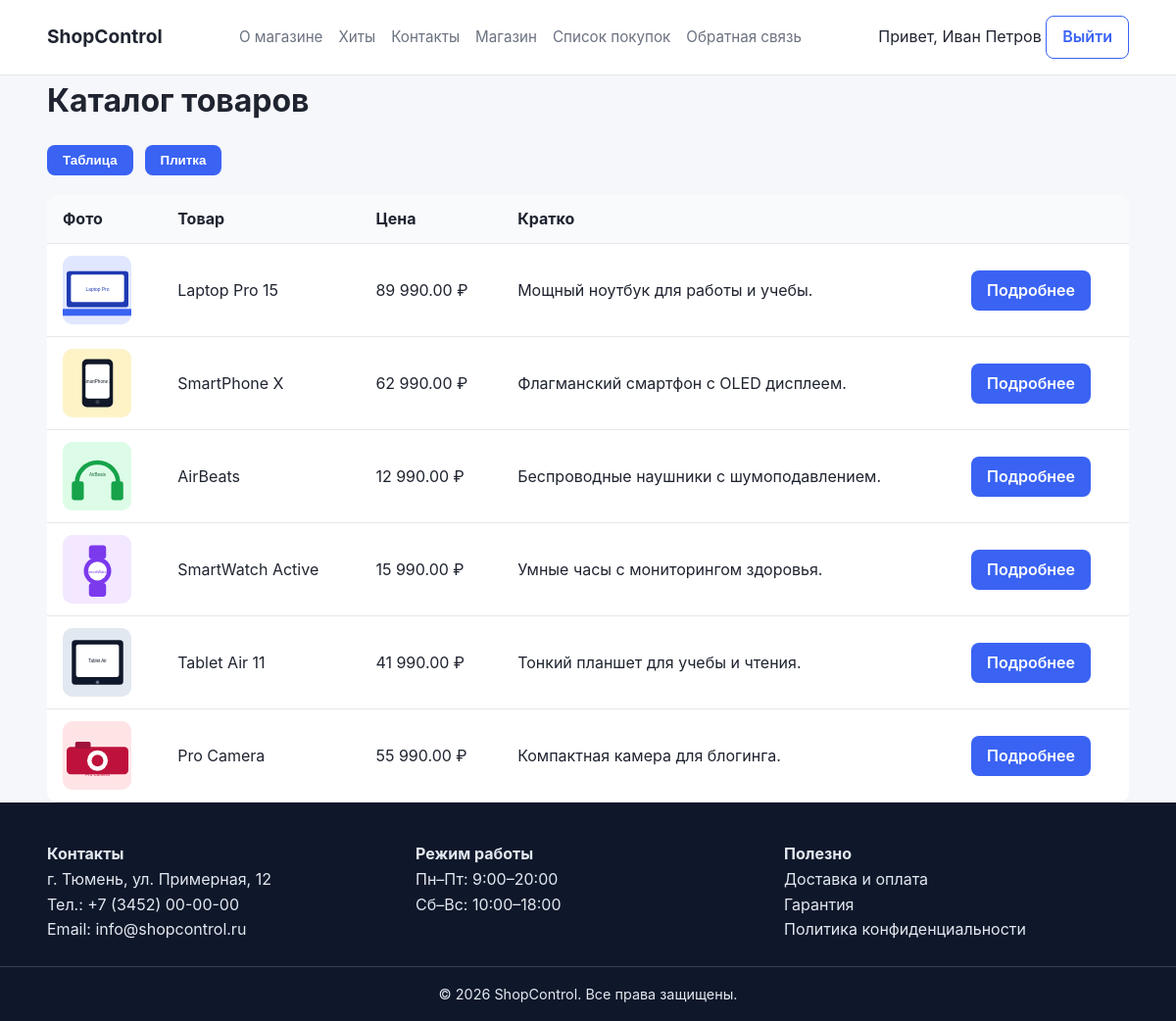
/shop.php (signed in), run on the app's committed database.
### tables this page shows
CREATE TABLE products (
  id            BIGINT UNSIGNED PRIMARY KEY AUTO_INCREMENT,
  category_id   BIGINT UNSIGNED NULL,
  title         VARCHAR(200) NOT NULL,
  short_desc    VARCHAR(400) NOT NULL,
  description   TEXT NOT NULL,
  price         DECIMAL(10,2) NOT NULL CHECK (price >= 0),
  stock_qty     INT NOT NULL DEFAULT 0 CHECK (stock_qty >= 0),
  is_active     TINYINT(1) NOT NULL DEFAULT 1,
  main_image    VARCHAR(255) NULL,
  created_at    TIMESTAMP NOT NULL DEFAULT CURRENT_TIMESTAMP,
  updated_at    TIMESTAMP NULL DEFAULT NULL ON UPDATE CURRENT_TIMESTAMP,
  CONSTRAINT fk_products_category
    FOREIGN KEY (category_id) REFERENCES categories(id)
    ON DELETE SET NULL ON UPDATE CASCADE,
  INDEX idx_products_active (is_active),
  INDEX idx_products_category (category_id),
  INDEX idx_products_price (price)
);

### app/helpers.php (called while the page is built, shortened)
<?php
function e(string $value): string
{
    return htmlspecialchars($value, ENT_QUOTES | ENT_SUBSTITUTE, 'UTF-8');
}

### public/shop.php (the view, shortened to what this page needs)
<?php
require __DIR__ . '/../app/helpers.php';
$pdo = db();
$stmt = $pdo->query("
  SELECT p.id, p.title, p.short_desc, p.price, p.stock_qty, p.main_image
  FROM products p
  WHERE p.is_active = 1
  ORDER BY p.created_at DESC
");
$products = $stmt->fetchAll();
?>
<!doctype html>
<html lang="ru">
<head>
    <link rel="stylesheet" href="/assets/css/style.css">
</head>
<body>
    <?php include __DIR__ . '/partials/header.php'; ?>
    <main class="container">
        <h1>Каталог товаров</h1>
        <div class="view-switch">
            <button data-view="table" class="btn">Таблица</button>
            <button data-view="grid" class="btn">Плитка</button>
        </div>
        <section id="tableView" class="view">
            <table class="products">
                <thead>
                    <tr>
                        <th>Фото</th>
                        <th>Товар</th>
                        <th>Цена</th>
                        <th>Кратко</th>
                        <th></th>
                    </tr>
                </thead>
                <tbody>
                    <?php foreach ($products as $p): ?>
                        <tr>
                            <td><img class="thumb" src="/<?= e($p['main_image'] ?? '') ?>" alt=""></td>
                            <td><?= e($p['title']) ?></td>
                            <td><?= number_format((float)$p['price'], 2, '.', ' ') ?> ₽</td>
                            <td><?= e($p['short_desc']) ?></td>
                            <td><a class="btn" href="/product.php?id=<?= (int)$p['id'] ?>">Подробнее</a></td>
                        </tr>
                    <?php endforeach; ?>
                </tbody>
            </table>
        </section>
    </main>
    <?php include __DIR__ . '/partials/footer.php'; ?>
</body>
</html>

### public/assets/css/style.css (style rules this page uses)
:root { --bg: #f6f7fb; --text: #1f2430; --muted: #6b7280; --primary: #3a63f3; --primary-dark: #2c4ec4; --card: #ffffff; --border: #e5e7eb; --success: #22c55e; --error: #ef4444; }
* { box-sizing: border-box; margin: 0; padding: 0; }
body { font-family: "Inter", "Segoe UI", sans-serif; background: var(--bg); color: var(--text); line-height: 1.6; }
img { max-width: 100%; display: block; }
a { color: inherit; text-decoration: none; }
.container { width: min(1140px, 92%); margin: 0 auto; }
.btn { background: var(--primary); color: #fff; border: none; padding: 8px 16px; border-radius: 8px; cursor: pointer; display: inline-flex; align-items: center; justify-content: center; gap: 8px; font-weight: 600; }
.products { width: 100%; border-collapse: collapse; margin-top: 20px; background: var(--card); border-radius: 12px; overflow: hidden; }
.products th, .products td { padding: 12px 16px; border-bottom: 1px solid var(--border); }
.products th { text-align: left; background: #f8fafc; }
.thumb { width: 70px; height: 70px; object-fit: cover; border-radius: 10px; background: #f1f5f9; }
.view-switch { margin-top: 20px; display: flex; gap: 12px; }

### data on the page
products: main_image (picture), title "Laptop Pro 15", price "89 990.00", short_desc "Мощный ноутбук для работы и учебы."
products: main_image (picture), title "SmartPhone X", price "62 990.00", short_desc "Флагманский смартфон с OLED дисплеем."
products: main_image (picture), title "AirBeats", price "12 990.00", short_desc "Беспроводные наушники с шумоподавлением."
products: main_image (picture), title "SmartWatch Active", price "15 990.00", short_desc "Умные часы с мониторингом здоровья."
products: main_image (picture), title "Tablet Air 11", price "41 990.00", short_desc "Тонкий планшет для учебы и чтения."
products: main_image (picture), title "Pro Camera", price "55 990.00", short_desc "Компактная камера для блогинга."

### other printed values
$user['full_name'] ?: $user['email'] "Иван Петров"
